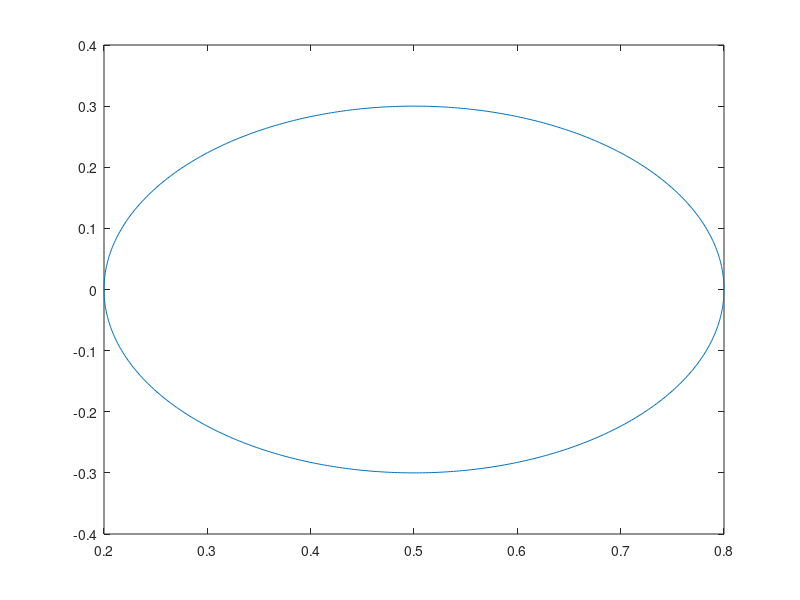
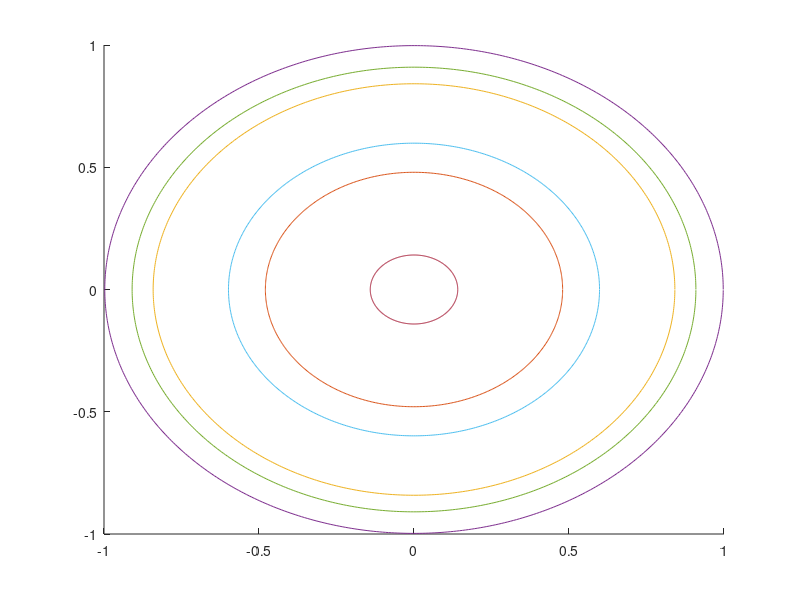

MATLAB code to generate these figures, in order:
close all

centro = [.5, 0];
radio = .3;
t=0:.01:2*pi;

x = centro(1) + radio*cos(t);
y = centro(2) + radio*sin(t);

figure(1)
plot(x,y)

den = x.^2 + y.^2 + 4;

x1 = 4*x./den;
x2 = 4*y./den;
x3 = 2*(x.^2 + y.^2)./den;

%figure(2)
%plot3(x1, x2, x3)

teta = 0:.5:pi
fi = 0:.01:2*pi;

n = length(teta)
nf = length(fi);

r=1
figure(2)
hold on
for i=1:n
    i
    x = r*sin(teta(i))*cos(fi);
    y = r*sin(teta(i))*sin(fi);
    z = 1+r*cos(teta(i))*ones(1, nf);
    plot3(x,y,z)
end
